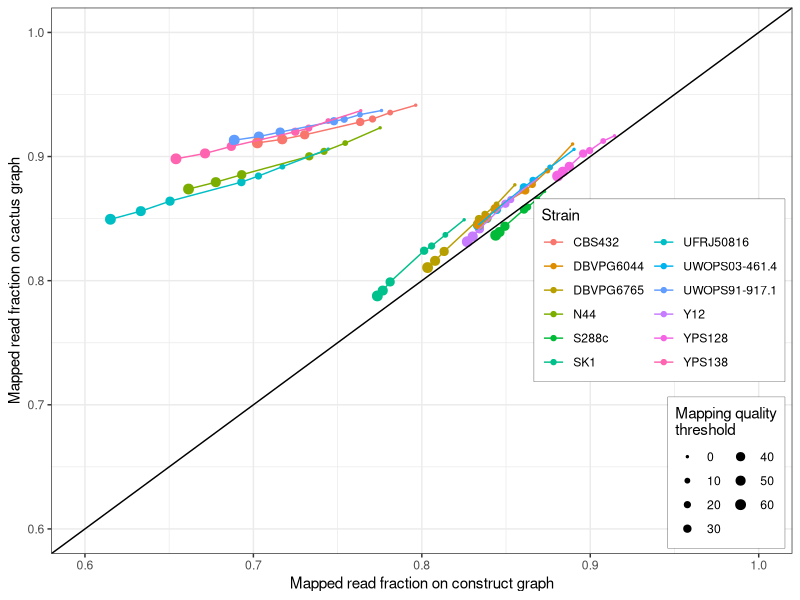
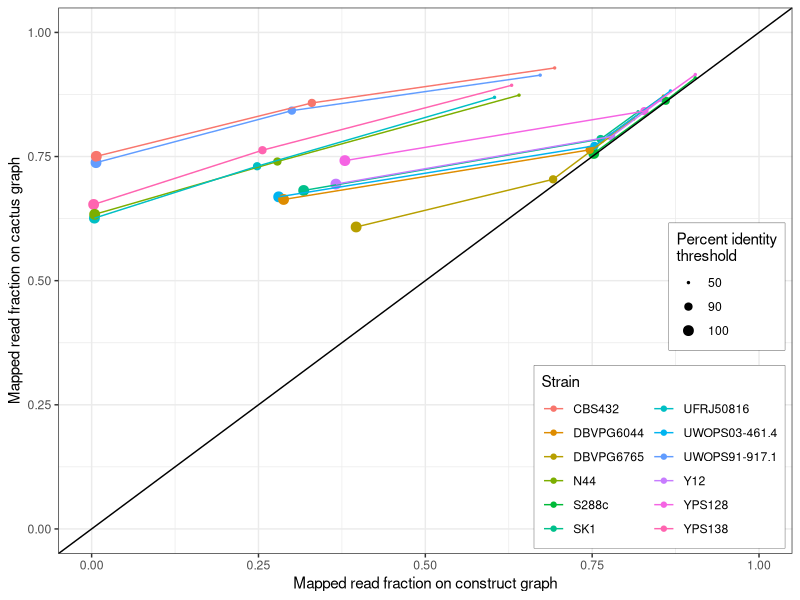
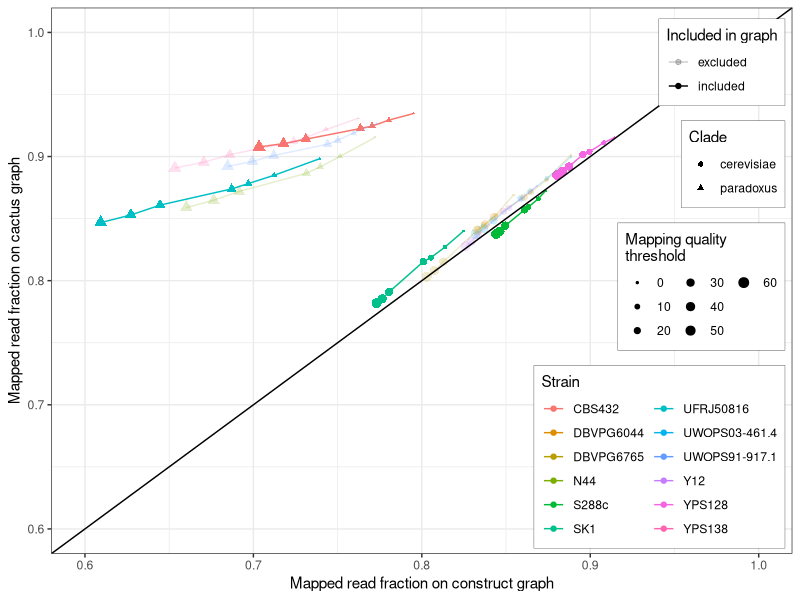
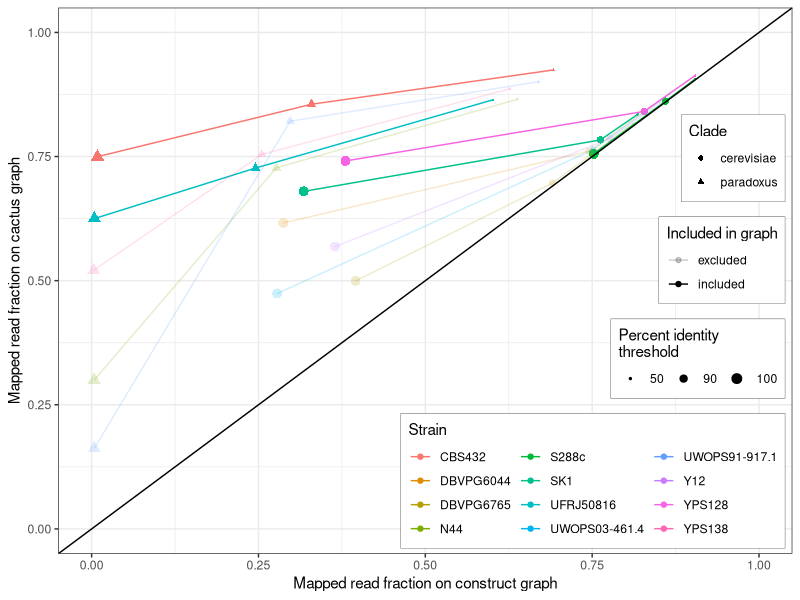
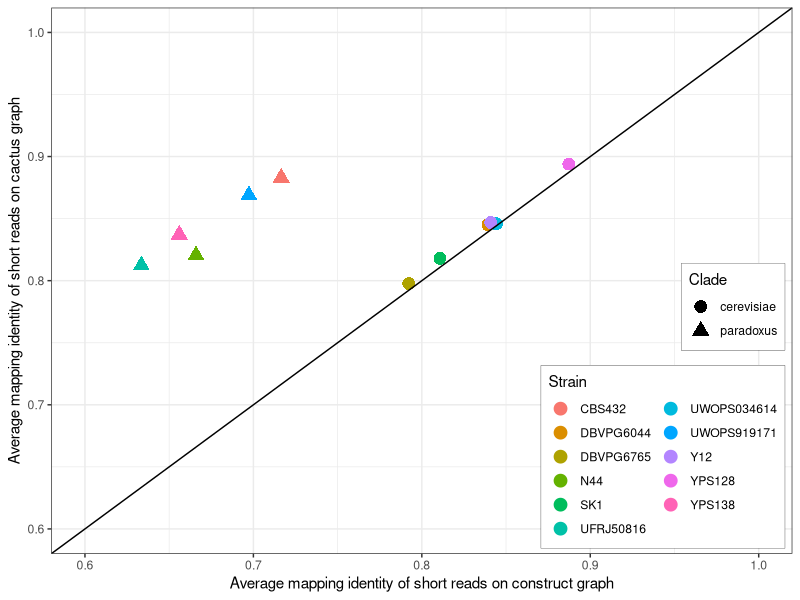
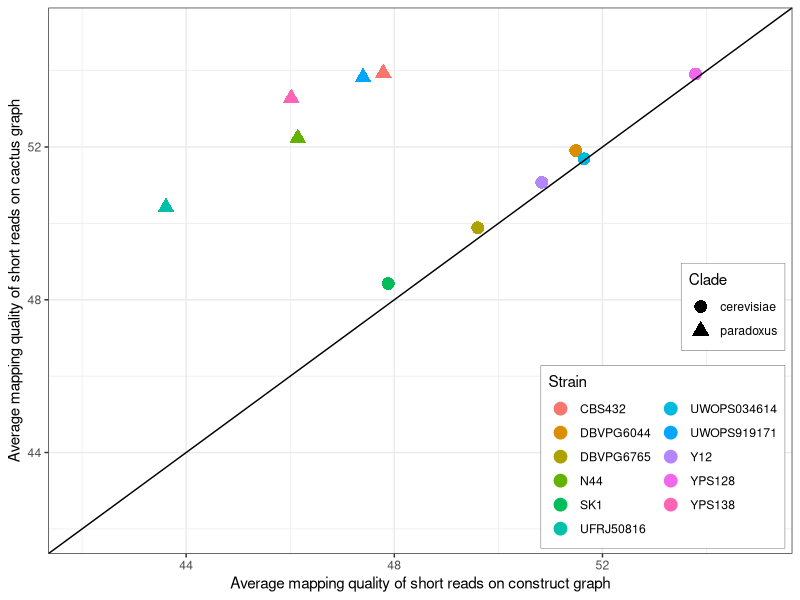
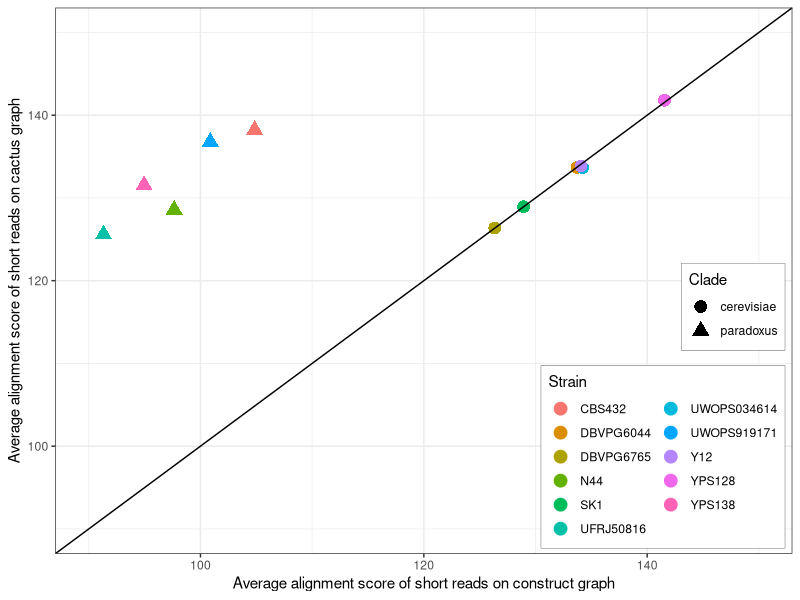

These figures' R source, in order:
library(tidyverse)
library(magrittr)

##############
#Read mapping#
##############

#All strains
############

construct <- read_tsv("data/yeast.mapping.constructunion.all.tsv", col_names = c("mapq_gt0", "mapq_ge10", "mapq_ge20", "mapq_ge30", "mapq_ge40", "mapq_ge50", "mapq_ge60", "id_ge100", "id_ge90", "id_ge50", "all", "graph", "sample"))
cactus <- read_tsv("data/yeast.mapping.cactus.all.tsv", col_names = c("mapq_gt0", "mapq_ge10", "mapq_ge20", "mapq_ge30", "mapq_ge40", "mapq_ge50", "mapq_ge60", "id_ge100", "id_ge90", "id_ge50", "all", "graph", "sample"))

construct_new <- construct %>%
  gather("mapq_gt0", "mapq_ge10", "mapq_ge20", "mapq_ge30", "mapq_ge40", "mapq_ge50", "mapq_ge60", "id_ge100", "id_ge90", "id_ge50", key="filter", value="construct_number") %>%
  mutate(construct_fraction = construct_number / all) %>%
  select(sample, filter, construct_fraction)

cactus_new <- cactus %>%
  gather("mapq_gt0", "mapq_ge10", "mapq_ge20", "mapq_ge30", "mapq_ge40", "mapq_ge50", "mapq_ge60", "id_ge100", "id_ge90", "id_ge50", key="filter", value="cactus_number") %>%
  mutate(cactus_fraction = cactus_number / all) %>%
  select(sample, filter, cactus_fraction)

# Mapping quality plot
pdf('pdf/yeast-mapping-quality-all.pdf', 6, 6)
construct_new %>%
  inner_join(cactus_new, by=c("sample", "filter")) %>%
  filter(filter %in% c("mapq_gt0", "mapq_ge10", "mapq_ge20", "mapq_ge30", "mapq_ge40", "mapq_ge50", "mapq_ge60")) %>%
  mutate(filter = factor(filter, levels = c("mapq_gt0", "mapq_ge10", "mapq_ge20", "mapq_ge30", "mapq_ge40", "mapq_ge50", "mapq_ge60"), labels = c("0", "10", "20", "30", "40", "50", "60"))) %>%
  ggplot(aes(construct_fraction, cactus_fraction, color=sample)) +
  geom_point(aes(size=filter)) +
  geom_line() +
  labs(color="Strain", size="Mapping quality\nthreshold", x="Mapped read fraction on construct graph", y="Mapped read fraction on cactus graph") +
  coord_cartesian(xlim=c(0.6,1), ylim=c(0.6,1)) +
  geom_abline(intercept=0) +
  scale_size_discrete(range=c(.5,3)) +
  theme_bw() +
  theme(legend.position=c(.99,.01), legend.justification=c(1, 0),
        legend.box.just='right',
        legend.background=element_rect(colour='black', size=.1)) +
  guides(size=guide_legend(ncol=2), color=guide_legend(ncol=2))
dev.off()

# Mapping percent identity plot
pdf('pdf/yeast-mapping-identity-all.pdf', 6, 6)
construct_new %>%
  inner_join(cactus_new, by=c("sample", "filter")) %>%
  filter(filter %in% c("id_ge100", "id_ge90", "id_ge50")) %>%
  mutate(filter = factor(filter, levels = c("id_ge50", "id_ge90", "id_ge100"), labels = c("50", "90", "100"))) %>%
  ggplot(aes(construct_fraction, cactus_fraction, color=sample)) +
  geom_point(aes(size=filter)) +
  geom_line() +
  labs(color="Strain", size="Percent identity\nthreshold", x="Mapped read fraction on construct graph", y="Mapped read fraction on cactus graph") +
  coord_cartesian(xlim=c(0,1), ylim=c(0,1)) +
  geom_abline(intercept=0) +
  scale_size_discrete(range=c(.5,3)) +
  theme_bw() +
  theme(legend.position=c(.99,.01), legend.justification=c(1, 0),
        legend.box.just='right',
        legend.background=element_rect(colour='black', size=.1)) +
  guides(color=guide_legend(ncol=2, order=2), size=guide_legend(order=1))
dev.off()

#Four strains
#############

construct <- read_tsv("data/yeast.mapping.constructunion.four.tsv", col_names = c("mapq_gt0", "mapq_ge10", "mapq_ge20", "mapq_ge30", "mapq_ge40", "mapq_ge50", "mapq_ge60", "id_ge100", "id_ge90", "id_ge50", "all", "graph", "sample"))
cactus <- read_tsv("data/yeast.mapping.cactus.four.tsv", col_names = c("mapq_gt0", "mapq_ge10", "mapq_ge20", "mapq_ge30", "mapq_ge40", "mapq_ge50", "mapq_ge60", "id_ge100", "id_ge90", "id_ge50", "all", "graph", "sample"))

construct_new <- construct %>%
  gather("mapq_gt0", "mapq_ge10", "mapq_ge20", "mapq_ge30", "mapq_ge40", "mapq_ge50", "mapq_ge60", "id_ge100", "id_ge90", "id_ge50", key="filter", value="construct_number") %>%
  mutate(construct_fraction = construct_number / all) %>%
  select(sample, filter, construct_fraction)

cactus_new <- cactus %>%
  gather("mapq_gt0", "mapq_ge10", "mapq_ge20", "mapq_ge30", "mapq_ge40", "mapq_ge50", "mapq_ge60", "id_ge100", "id_ge90", "id_ge50", key="filter", value="cactus_number") %>%
  mutate(cactus_fraction = cactus_number / all) %>%
  select(sample, filter, cactus_fraction)

# Mapping quality plot
pdf('pdf/yeast-mapping-quality-four.pdf', 6, 6)
construct_new %>%
  inner_join(cactus_new, by=c("sample", "filter")) %>%
  filter(filter %in% c("mapq_gt0", "mapq_ge10", "mapq_ge20", "mapq_ge30", "mapq_ge40", "mapq_ge50", "mapq_ge60")) %>%
  mutate(filter = factor(filter, levels = c("mapq_gt0", "mapq_ge10", "mapq_ge20", "mapq_ge30", "mapq_ge40", "mapq_ge50", "mapq_ge60"), labels = c("0", "10", "20", "30", "40", "50", "60"))) %>%
  mutate(clade=ifelse(sample %in% c("UWOPS91-917.1","UFRJ50816","YPS138","N44","CBS432"), 'paradoxus', 'cerevisiae')) %>%
  mutate(ingraph=ifelse(sample %in% c("UFRJ50816", "YPS128", "CBS432", "SK1", "S288c"), 'included', 'excluded')) %>%
  ggplot(aes(construct_fraction, cactus_fraction, color=sample, alpha=ingraph, pch=clade)) +
  geom_point(aes(size=filter)) +
  geom_line() +
  labs(color="Strain", size="Mapping quality\nthreshold", x="Mapped read fraction on construct graph", y="Mapped read fraction on cactus graph", alpha="Included in graph", pch="Clade") +
  coord_cartesian(xlim=c(0.6,1), ylim=c(0.6,1)) +
  geom_abline(intercept=0) +
  scale_size_discrete(range=c(.5,3)) +
  scale_alpha_discrete(range=c(.2,1)) +
  theme_bw() +
  theme(legend.position=c(.99,.01), legend.justification=c(1, 0),
        legend.box.just='right',
        legend.background=element_rect(colour='black', size=.1)) +
  guides(pch=guide_legend(order=2), size=guide_legend(ncol=3, order=3), alpha=guide_legend(order=1), color=guide_legend(ncol=2, order=4))
dev.off()

# Mapping percent identity plot
pdf('pdf/yeast-mapping-identity-four.pdf', 6, 6)
construct_new %>%
  inner_join(cactus_new, by=c("sample", "filter")) %>%
  filter(filter %in% c("id_ge100", "id_ge90", "id_ge50")) %>%
  mutate(filter = factor(filter, levels = c("id_ge50", "id_ge90", "id_ge100"), labels = c("50", "90", "100"))) %>%
  mutate(clade=ifelse(sample %in% c("UWOPS91-917.1","UFRJ50816","YPS138","N44","CBS432"), 'paradoxus', 'cerevisiae')) %>%
  mutate(ingraph=ifelse(sample %in% c("UFRJ50816", "YPS128", "CBS432", "SK1", "S288c"), 'included', 'excluded')) %>%
  ggplot(aes(construct_fraction, cactus_fraction, color=sample, alpha=ingraph, pch=clade)) +
  geom_point(aes(size=filter)) +
  geom_line() +
  labs(color="Strain", size="Percent identity\nthreshold", x="Mapped read fraction on construct graph", y="Mapped read fraction on cactus graph", alpha="Included in graph", pch="Clade") +
  coord_cartesian(xlim=c(0,1), ylim=c(0,1)) +
  geom_abline(intercept=0) +
  scale_size_discrete(range=c(.5,3)) +
  scale_alpha_discrete(range=c(.2,1)) +
  theme_bw() +
  theme(legend.position=c(.99,.01), legend.justification=c(1, 0),
        legend.box.just='right',
        legend.background=element_rect(colour='black', size=.1)) +
  guides(pch=guide_legend(order=1), size=guide_legend(ncol=3, order=3), alpha=guide_legend(order=2), color=guide_legend(ncol=3, order=4))
dev.off()

###############
#SV genotyping#
###############

identity <- read_tsv("data/constructunion.all.reads.identity.tsv", col_names = c("graph", "strain", "identity"))
quality <- read_tsv("data/constructunion.all.reads.mapq.tsv", col_names = c("graph", "strain", "quality"))
score <- read_tsv("data/constructunion.all.reads.score.tsv", col_names = c("graph", "strain", "score"))

# Mapping identity plot
pdf('pdf/yeast-genotyping-identity.pdf', 6, 6)
identity %>%
  spread(graph, identity) %>%
  mutate(clade=ifelse(strain %in% c("UWOPS919171","UFRJ50816","YPS138","N44","CBS432"), 'paradoxus', 'cerevisiae')) %>%
  ggplot(aes(construct, cactus, color=strain, shape=clade)) +
  geom_point(size=4) +
  labs(color="Strain", shape="Clade", x="Average mapping identity of short reads on construct graph", y="Average mapping identity of short reads on cactus graph") +
  coord_cartesian(xlim=c(0.6,1), ylim=c(0.6,1)) +
  geom_abline(intercept=0) +
  theme_bw() +
  theme(legend.position=c(.99,.01), legend.justification=c(1, 0),
        legend.box.just='right',
        legend.background=element_rect(colour='black', size=.1)) +
  guides(color=guide_legend(ncol=2, order=2), shape=guide_legend(order=1))
dev.off()

# Mapping quality plot
pdf('pdf/yeast-genotyping-quality.pdf', 6, 6)
quality %>%
  spread(graph, quality) %>%
  mutate(clade=ifelse(strain %in% c("UWOPS919171","UFRJ50816","YPS138","N44","CBS432"), 'paradoxus', 'cerevisiae')) %>%
  ggplot(aes(construct, cactus, color=strain, shape=clade)) +
  geom_point(size=4) +
  labs(color="Strain", shape="Clade", x="Average mapping quality of short reads on construct graph", y="Average mapping quality of short reads on cactus graph") +
  coord_cartesian(xlim=c(42,55), ylim=c(42,55)) +
  geom_abline(intercept=0) +
  theme_bw() +
  theme(legend.position=c(.99,.01), legend.justification=c(1, 0),
        legend.box.just='right',
        legend.background=element_rect(colour='black', size=.1)) +
  guides(color=guide_legend(ncol=2, order=2), shape=guide_legend(order=1))
dev.off()

# Mapping score plot
pdf('pdf/yeast-genotyping-score.pdf', 8, 7)
score %>%
  spread(graph, score) %>%
  mutate(clade=ifelse(strain %in% c("UWOPS919171","UFRJ50816","YPS138","N44","CBS432"), 'paradoxus', 'cerevisiae')) %>%
  ggplot(aes(construct, cactus, color=strain, shape=clade)) +
  geom_point(size=4) +
  labs(color="Strain", shape="Clade", x="Average alignment score of short reads on construct graph", y="Average alignment score of short reads on cactus graph") +
  coord_cartesian(xlim=c(90,150), ylim=c(90,150)) +
  geom_abline(intercept=0) +
  theme_bw() +
  theme(legend.position=c(.99,.01), legend.justification=c(1, 0),
        legend.box.just='right',
        legend.background=element_rect(colour='black', size=.1)) +
  guides(color=guide_legend(ncol=2, order=2), shape=guide_legend(order=1))
dev.off()
